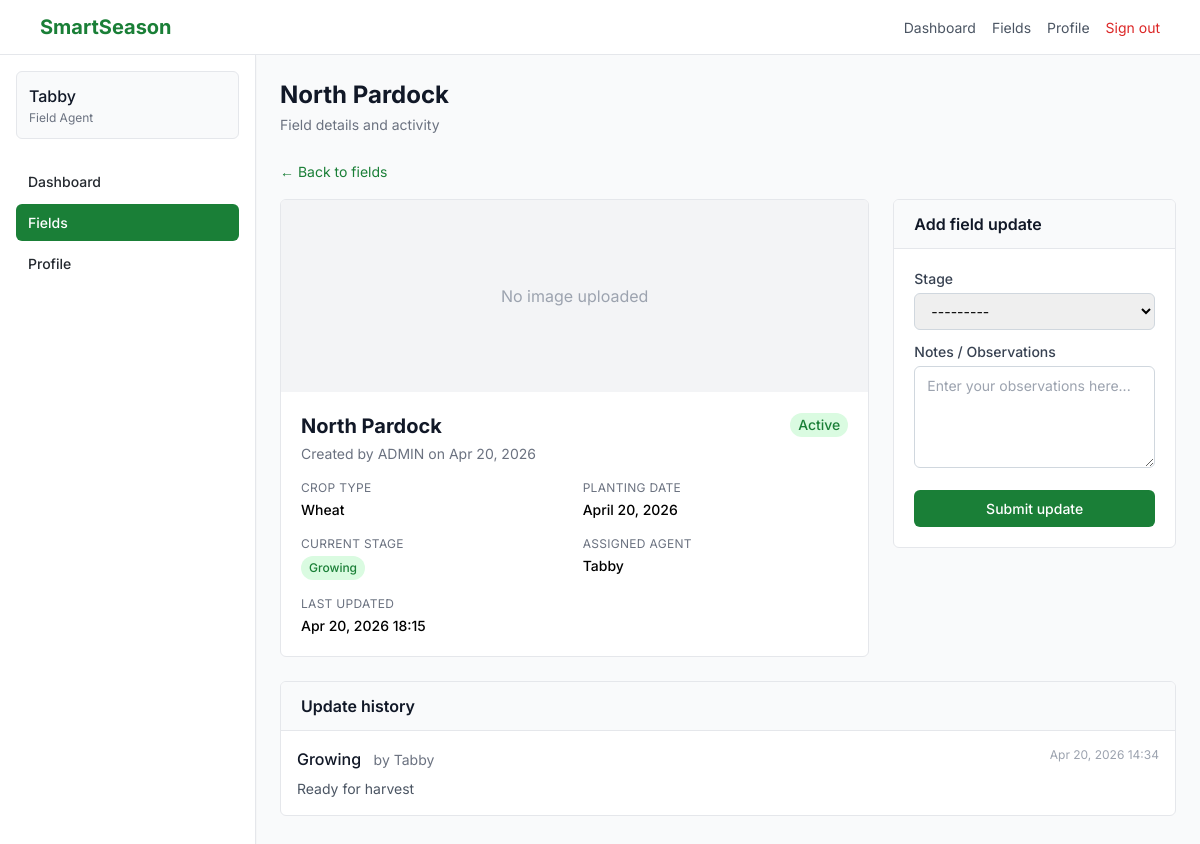
/fields/1/ (signed in), run on the app's committed database.
### fields/models.py (models this page shows, shortened)
class Field(models.Model):
    CROP_TYPES = [
        ('corn', 'Corn'),
        ('wheat', 'Wheat'),
        ('soybean', 'Soybean'),
        ('rice', 'Rice'),
        ('cotton', 'Cotton'),
        ('other', 'Other'),
    ]
    STAGE_CHOICES = [
        ('planted', 'Planted'),
        ('growing', 'Growing'),
        ('ready', 'Ready'),
        ('harvested', 'Harvested'),
    ]
    name = models.CharField(max_length=100)
    crop_type = models.CharField(max_length=20, choices=CROP_TYPES)
    planting_date = models.DateField()
    current_stage = models.CharField(max_length=20, choices=STAGE_CHOICES, default='planted')
    assigned_agent = models.ForeignKey(User, on_delete=models.SET_NULL, null=True, blank=True, related_name='assigned_fields')
    created_by = models.ForeignKey(User, on_delete=models.CASCADE, related_name='created_fields')
    created_at = models.DateTimeField(auto_now_add=True)
    updated_at = models.DateTimeField(auto_now=True)
    image = CloudinaryField(
        'image',
        folder='field_images/',
        blank=True,
        null=True,
        help_text="Upload a photo of the field"
    )
    def calculate_status(self):
        days_since_planting = (timezone.now().date() - self.planting_date).days
        if self.current_stage == 'harvested':
            return 'completed'
        if self.current_stage == 'planted' and days_since_planting > 30:
            return 'at_risk'
        elif self.current_stage == 'growing' and days_since_planting > 90:
            return 'at_risk'
        elif self.current_stage == 'ready' and days_since_planting > 120:
            return 'at_risk'
        return 'active'

class FieldUpdate(models.Model):
    field = models.ForeignKey(Field, on_delete=models.CASCADE, related_name='updates')
    agent = models.ForeignKey(User, on_delete=models.CASCADE)
    stage = models.CharField(max_length=20, choices=Field.STAGE_CHOICES)
    notes = models.TextField(blank=True)
    created_at = models.DateTimeField(auto_now_add=True)
    class Meta:
        ordering = ['-created_at']

### fields/views.py (the view)
# urls.py: path('<int:pk>/', views.field_detail, name='field_detail'),
@login_required
def field_detail(request, pk):
    field = get_object_or_404(Field, pk=pk)
    if not (is_admin(request.user) or field.assigned_agent == request.user):
        messages.error(request, 'You do not have permission to view this field.')
        return redirect('dashboard')
    field.status = field.calculate_status()
    updates = field.updates.all()[:10]
    available_agents = []
    if is_admin(request.user):
        available_agents = User.objects.filter(groups__name='Field Agent').annotate(
            assigned_fields_count=Count('assigned_fields')
        )
    if request.method == 'POST' and not is_admin(request.user):
        form = FieldUpdateForm(request.POST)
        if form.is_valid():
            update = form.save(commit=False)
            update.field = field
            update.agent = request.user
            update.save()
            field.current_stage = update.stage
            field.save()
            messages.success(request, 'Field update added successfully!')
            return redirect('fields:field_detail', pk=field.pk)
    else:
        form = FieldUpdateForm() if not is_admin(request.user) else None
    return render(request, 'fields/detail.html', {
        'field': field,
        'updates': updates,
        'form': form,
        'available_agents': available_agents,
    })

### fields/forms.py
class FieldUpdateForm(forms.ModelForm):
    class Meta:
        model = FieldUpdate
        fields = ['stage', 'notes']
        widgets = {
            'stage': forms.Select(attrs={'class': 'form-input'}),
            'notes': forms.Textarea(attrs={'rows': 4, 'class': 'form-input', 'placeholder': 'Enter your observations here...'}),
        }
        labels = {
            'stage': 'Update Stage',
            'notes': 'Observations/Notes',
        }

### fields/views.py (called while the page is built)
def is_admin(user):
    return user.is_superuser or user.groups.filter(name='Admin').exists()

### templates/fields/detail.html (shortened to what this page needs)
{% extends 'base.html' %}
{% load static %}
{% block page_title %}{{ field.name }}{% endblock %}
{% block page_subtitle %}Field details and activity{% endblock %}
{% block content %}
<div class="mb-4">
    <a href="{% url 'fields:field_list' %}" class="text-primary hover:text-primary-dark text-sm">← Back to fields</a>
</div>
<div class="grid grid-cols-1 lg:grid-cols-3 gap-6">
    <div class="lg:col-span-2">
        <div class="bg-white border border-gray-200 rounded-md overflow-hidden">
            {% if field.image and field.image.url %}
            <div class="h-48 overflow-hidden bg-gray-100">
                <img src="{{ field.image.url }}" alt="{{ field.name }}" class="w-full h-full object-cover">
            </div>
            {% else %}
            <div class="h-48 bg-gray-100 flex items-center justify-center text-gray-400">
                No image uploaded
            </div>
            {% endif %}
            <div class="p-5">
                <div class="flex justify-between items-start mb-4">
                    <div>
                        <h2 class="text-xl font-bold text-gray-900">{{ field.name }}</h2>
                        <p class="text-sm text-gray-500 mt-1">
                            Created by {{ field.created_by.username }} on {{ field.created_at|date:"M d, Y" }}
                        </p>
                    </div>
                    <div>
                        <span class="badge badge-{% if field.status == 'active' %}active{% elif field.status == 'at_risk' %}risk{% else %}completed{% endif %} text-sm">
                            {{ field.status|title }}
                        </span>
                    </div>
                </div>
                <div class="grid grid-cols-1 md:grid-cols-2 gap-4 text-sm">
                    <div>
                        <div class="text-gray-500 text-xs uppercase tracking-wide">Crop Type</div>
                        <div class="font-medium mt-1">{{ field.get_crop_type_display }}</div>
                    </div>
                    <div>
                        <div class="text-gray-500 text-xs uppercase tracking-wide">Planting Date</div>
                        <div class="font-medium mt-1">{{ field.planting_date }}</div>
                    </div>
                    <div>
                        <div class="text-gray-500 text-xs uppercase tracking-wide">Current Stage</div>
                        <div class="mt-1">
                            <span class="badge badge-{{ field.current_stage }}">{{ field.get_current_stage_display }}</span>
                        </div>
                    </div>
                    <div>
                        <div class="text-gray-500 text-xs uppercase tracking-wide">Assigned Agent</div>
                        <div class="font-medium mt-1 flex items-center gap-2">
                            {% if field.assigned_agent %}
                                {{ field.assigned_agent.username }}
                            {% endif %}
                        </div>
                    </div>
                    <div>
                        <div class="text-gray-500 text-xs uppercase tracking-wide">Last Updated</div>
                        <div class="font-medium mt-1">{{ field.updated_at|date:"M d, Y H:i" }}</div>
                    </div>
                </div>
            </div>
        </div>
    </div>
    {% if form %}
    <div>
        <div class="bg-white border border-gray-200 rounded-md overflow-hidden sticky top-4">
            <div class="px-5 py-3 bg-gray-50 border-b border-gray-200">
                <h2 class="font-semibold text-gray-900">Add field update</h2>
            </div>
            <div class="p-5">
                <form method="post">
                    <div class="mb-3">
                        <label class="block text-sm font-medium text-gray-700 mb-1">Stage</label>
                        {{ form.stage }}
                    </div>
                    <div class="mb-4">
                        <label class="block text-sm font-medium text-gray-700 mb-1">Notes / Observations</label>
                        {{ form.notes }}
                    </div>
                    <button type="submit" class="btn-primary w-full text-center">Submit update</button>
                </form>
            </div>
        </div>
    </div>
    {% endif %}
    <div class="lg:col-span-3">
        <div class="bg-white border border-gray-200 rounded-md overflow-hidden">
            <div class="px-5 py-3 bg-gray-50 border-b border-gray-200">
                <h2 class="font-semibold text-gray-900">Update history</h2>
            </div>
            <div class="divide-y divide-gray-100 max-h-96 overflow-y-auto">
                {% for update in updates %}
                <div class="p-4 hover:bg-gray-50">
                    <div class="flex flex-col sm:flex-row sm:justify-between sm:items-start gap-1">
                        <div>
                            <span class="font-medium text-gray-900">{{ update.get_stage_display }}</span>
                            <span class="text-gray-500 text-sm ml-2">by {{ update.agent.username }}</span>
                        </div>
                        <span class="text-gray-400 text-xs">{{ update.created_at|date:"M d, Y H:i" }}</span>
                    </div>
                    {% if update.notes %}
                    <p class="text-gray-600 text-sm mt-2">{{ update.notes }}</p>
                    {% endif %}
                </div>
                {% empty %}
                <div class="p-8 text-center text-gray-500">
                    No updates yet. Be the first to update this field!
                </div>
                {% endfor %}
            </div>
        </div>
    </div>
</div>
{% endblock %}

### templates/base.html (shortened to what this page needs)
<!DOCTYPE html>
<html lang="en">
<head>
    <script src="https://cdn.tailwindcss.com"></script>
</head>
<body class="bg-gray-50">
    <nav style="background-color: white; border-bottom: 1px solid #e5e7eb; position: sticky; top: 0; z-index: 50;">
        <div style="max-width: 72rem; margin: 0 auto; padding: 0.75rem 1rem; display: flex; justify-content: space-between; align-items: center;">
            <a href="/" style="font-weight: bold; font-size: 1.25rem; color: #1a7f37; text-decoration: none;">SmartSeason</a>
            <div style="display: flex; gap: 1rem; align-items: center;">
                {% if user.is_authenticated %}
                    <a href="/dashboard/" style="color: #4b5563; text-decoration: none; font-size: 0.875rem;">Dashboard</a>
                    <a href="/fields/" style="color: #4b5563; text-decoration: none; font-size: 0.875rem;">Fields</a>
                    <a href="/accounts/profile/" style="color: #4b5563; text-decoration: none; font-size: 0.875rem;">Profile</a>
                    <a href="{% url 'account_logout' %}" style="color: #dc2626; text-decoration: none; font-size: 0.875rem;">Sign out</a>
                {% endif %}
            </div>
        </div>
    </nav>
    {% if user.is_authenticated %}
    <div class="flex min-h-screen">
        <aside id="sidebar" class="sidebar-mobile md:translate-x-0 w-64 bg-white border-r border-gray-200 shadow-sm overflow-y-auto fixed md:relative inset-y-0 left-0">
            <div class="p-4">
                <div class="mb-6 p-3 bg-gray-50 rounded-md border border-gray-200">
                    <div class="font-medium text-gray-900">{{ user.get_full_name|default:user.username }}</div>
                    <div class="text-xs text-gray-500 mt-0.5">
                        {% if user.is_superuser or user.groups.all.0.name == 'Admin' %}
                            Coordinator
                        {% elif user.groups.all.0.name == 'Field Agent' %}
                            Field Agent
                        {% else %}
                            User
                        {% endif %}
                    </div>
                </div>
                <nav class="space-y-1">
                    <a href="/dashboard/" class="sidebar-item {% if request.path == '/dashboard/' %}active{% endif %}">Dashboard</a>
                    <a href="/fields/" class="sidebar-item {% if '/fields/' in request.path and '/fields/create/' not in request.path %}active{% endif %}">Fields</a>
                    <a href="/accounts/profile/" class="sidebar-item {% if '/profile/' in request.path %}active{% endif %}">Profile</a>
                </nav>
            </div>
        </aside>
        <main class="flex-1 overflow-y-auto w-full">
            <div class="p-4 md:p-6">
                <div class="mb-6">
                    <h1 class="text-2xl font-bold text-gray-900">{% block page_title %}Dashboard{% endblock %}</h1>
                    <p class="text-gray-500 text-sm mt-1">{% block page_subtitle %}Welcome back, {{ user.get_full_name|default:user.username }}{% endblock %}</p>
                </div>
                {% block content %}{% endblock %}
            </div>
        </main>
    </div>
    {% else %}
        {% block auth_content %}{% endblock %}
    {% endif %}
</body>
</html>

### templates/base.html (style rules this page uses)
* { font-family: 'Inter', sans-serif; }
.text-primary { color: #1a7f37; }
.sidebar-item { display: block; padding: 0.5rem 0.75rem; border-radius: 0.375rem; color: #24292f; font-size: 0.875rem; font-weight: 500; text-decoration: none; transition: all 0.2s; }
.sidebar-item.active { background-color: #1a7f37; color: white; }
.badge { display: inline-block; padding: 0.125rem 0.5rem; font-size: 0.75rem; font-weight: 500; border-radius: 2rem; }
.badge-active { background-color: #dafbe1; color: #1a7f37; }
.badge-growing { background-color: #dafbe1; color: #1a7f37; }
.btn-primary { background-color: #1a7f37; color: white; padding: 0.5rem 1rem; border-radius: 0.375rem; font-size: 0.875rem; font-weight: 500; border: none; cursor: pointer; text-decoration: none; display: inline-block; }
.form-input { width: 100%; padding: 0.5rem 0.75rem; border: 1px solid #d0d7de; border-radius: 0.375rem; font-size: 0.875rem; }

### data on the page
Field: name "North Pardock", created_by.username "ADMIN", created_at "Apr 20, 2026", status "Active", crop_type "Wheat", planting_date "April 20, 2026", current_stage "Growing", assigned_agent.username "Tabby", updated_at "Apr 20, 2026 18:15"
FieldUpdate: stage "Growing", agent.username "Tabby", created_at "Apr 20, 2026 14:34", notes "Ready for harvest"

### other printed values
{{ user.get_full_name|default:user.username }} "Tabby"
